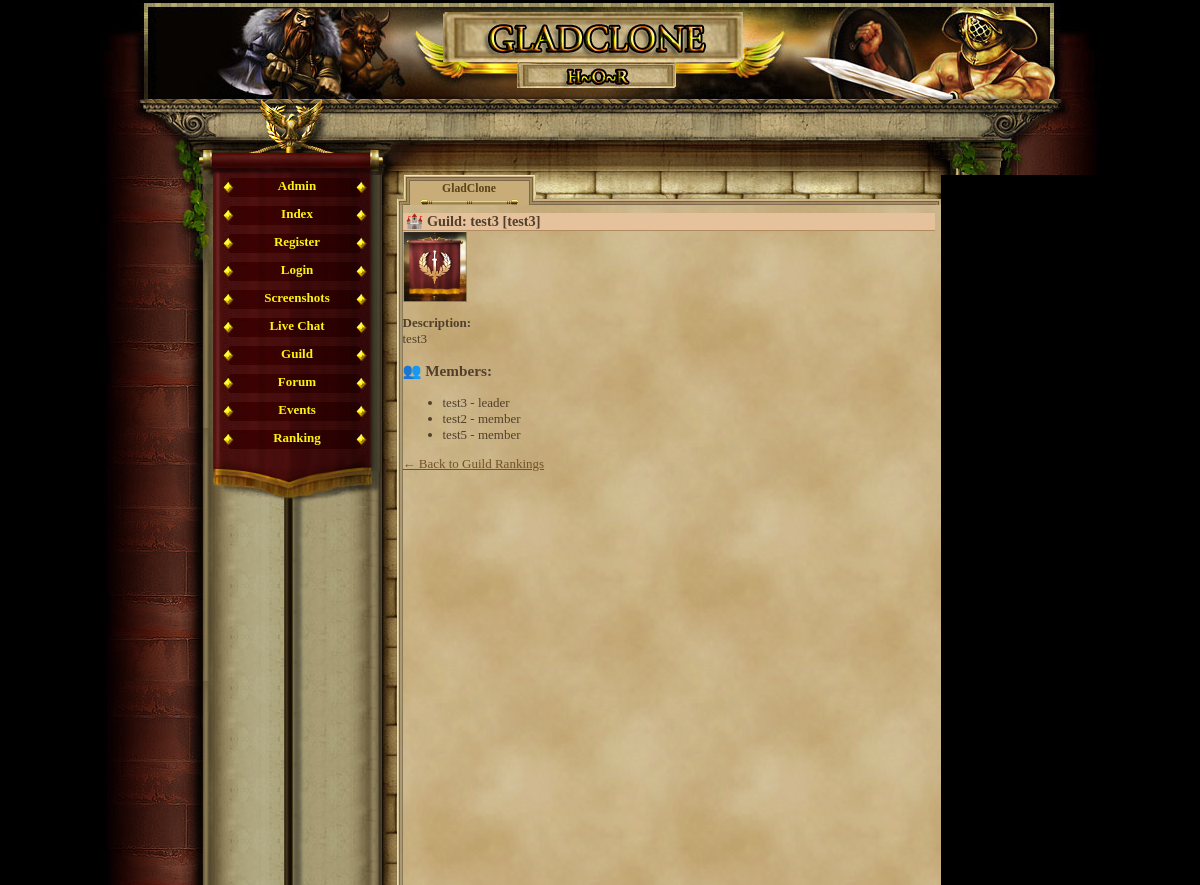
Page /guild_view.php?id=3 on the earlier database version.
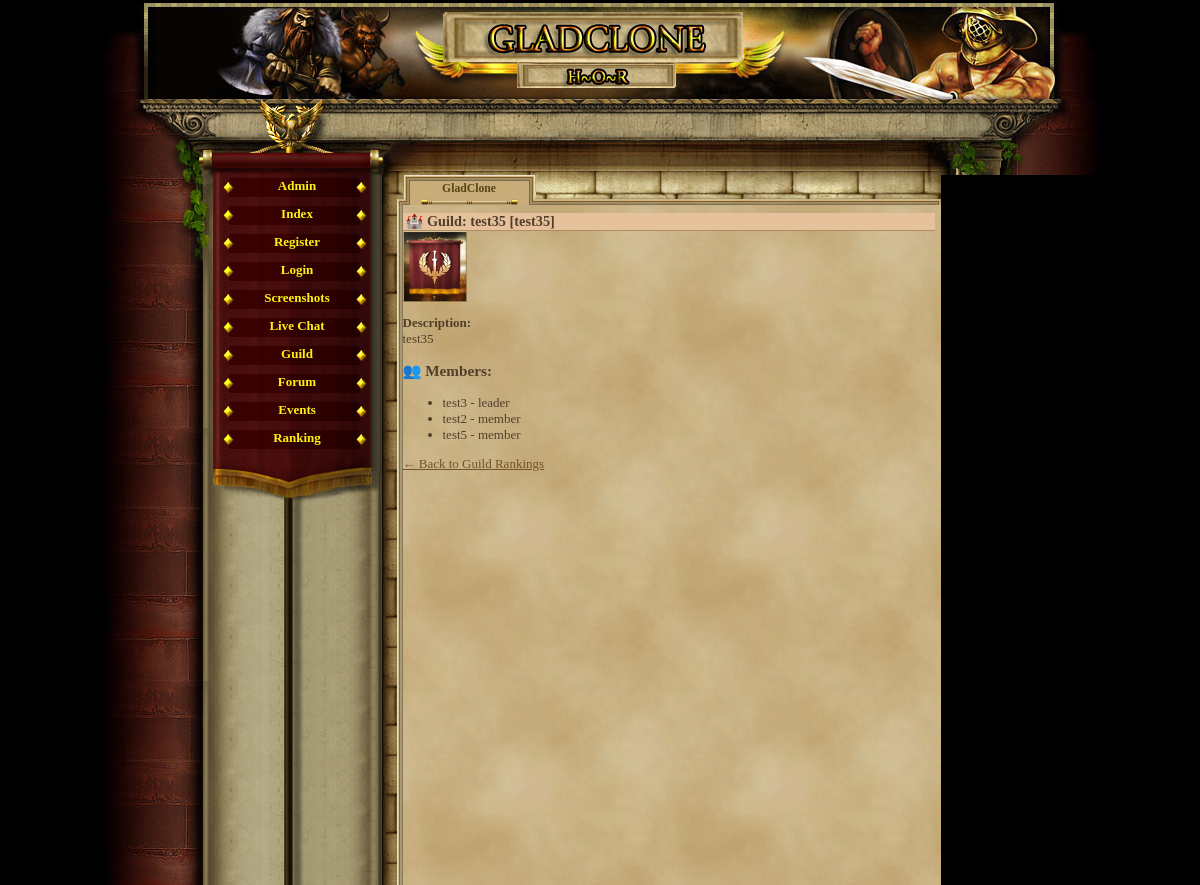
Same page on the later database version.
### tables this page shows
CREATE TABLE `guilds` (
  `id` int(11) NOT NULL AUTO_INCREMENT,
  `name` varchar(50) NOT NULL,
  `tag` varchar(10) NOT NULL,
  `description` text,
  `created_at` datetime DEFAULT CURRENT_TIMESTAMP,
  `flag` varchar(100) DEFAULT NULL,
  PRIMARY KEY (`id`),
  UNIQUE KEY `tag` (`tag`)
);

CREATE TABLE `guild_members` (
  `id` int(11) NOT NULL AUTO_INCREMENT,
  `guild_id` int(11) NOT NULL,
  `player_id` int(11) NOT NULL,
  `role` enum('leader','officer','member') DEFAULT 'member',
  `joined_at` datetime DEFAULT CURRENT_TIMESTAMP,
  PRIMARY KEY (`id`),
  KEY `guild_id` (`guild_id`),
  KEY `player_id` (`player_id`),
  CONSTRAINT `guild_members_ibfk_1` FOREIGN KEY (`guild_id`) REFERENCES `guilds` (`id`) ON DELETE CASCADE,
  CONSTRAINT `guild_members_ibfk_2` FOREIGN KEY (`player_id`) REFERENCES `gracze` (`id`) ON DELETE CASCADE
);

CREATE TABLE `gracze` (
  `id` int(11) NOT NULL AUTO_INCREMENT,
  `gracz` int(11) NOT NULL DEFAULT '0',
  `login` varchar(24) NOT NULL,
  `haslo` varchar(40) NOT NULL,
  `email` varchar(40) NOT NULL,
  `plec` tinyint(4) NOT NULL DEFAULT '0',
  `avatar` tinyint(4) NOT NULL DEFAULT '1',
  `pregunta` text NOT NULL,
  `respuesta` text NOT NULL,
  `rank` int(1) NOT NULL DEFAULT '1',
  `nivel` int(1) NOT NULL DEFAULT '1',
  `exp` int(1) NOT NULL DEFAULT '0',
  `exp_max` int(1) NOT NULL DEFAULT '10',
  `honor` int(1) NOT NULL DEFAULT '0',
  `fama` int(1) NOT NULL DEFAULT '0',
  `victorias` int(1) NOT NULL DEFAULT '0',
  `perdidas` int(1) NOT NULL DEFAULT '0',
  `oro_robado` int(1) NOT NULL DEFAULT '0',
  `oro_perdido` int(1) NOT NULL DEFAULT '0',
  `atak` int(5) NOT NULL DEFAULT '0',
  `obrona` int(3) NOT NULL DEFAULT '0',
  `sila` int(1) NOT NULL DEFAULT '5',
  `sila_i` int(1) NOT NULL DEFAULT '0',
  `sila_max` int(1) NOT NULL DEFAULT '10',
  `zrecznosc` int(1) NOT NULL DEFAULT '5',
  `zrecznosc_i` int(1) NOT NULL DEFAULT '0',
  `zrecznosc_max` int(1) NOT NULL DEFAULT '10',
  `wyrzymalosc` int(1) NOT NULL DEFAULT '5',
  `wyrzymalosc_i` int(1) NOT NULL DEFAULT '0',
  `wyrzymalosc_max` int(1) NOT NULL DEFAULT '10',
  `constitucion` int(1) NOT NULL DEFAULT '5',
  `constitucion_i` int(1) NOT NULL DEFAULT '0',
  `constitucion_max` int(1) NOT NULL DEFAULT '10',
  `carisma` int(1) NOT NULL DEFAULT '5',
  `carisma_i` int(1) NOT NULL DEFAULT '0',
  `carisma_max` int(1) NOT NULL DEFAULT '10',
  `inteligencja` int(1) NOT NULL DEFAULT '5',
  `inteligencja_i` int(1) NOT NULL DEFAULT '0',
  `inteligencja_max` int(1) NOT NULL DEFAULT '10',
  `mdchance` int(1) NOT NULL DEFAULT '0',
  `dhchance` int(1) NOT NULL DEFAULT '0',
  `ctchance` int(1) NOT NULL DEFAULT '0',
  `zycie` int(100) NOT NULL DEFAULT '100',
  `zycie_max` int(100) NOT NULL DEFAULT '100',
  `obrazenia_min` int(1) NOT NULL DEFAULT '0',
  `obrazenia_max` int(3) NOT NULL DEFAULT '2',
  `zloto` int(100) NOT NULL DEFAULT '150',
  `zloto_skarbiec` int(11) NOT NULL,
  `punkty` int(11) NOT NULL,
  `pracuje` int(11) NOT NULL,
  `ostatnia_walka_pvp` int(11) NOT NULL,
  `ostatnia_walka_pvc` int(11) NOT NULL,
  `ostatnio_zregenerowano` int(11) NOT NULL,
  `titulo` varchar(24) NOT NULL DEFAULT 'Newbie',
  `arena_level` int(11) NOT NULL,
  `rubies` int(11) NOT NULL DEFAULT '0',
  `centurion_time` int(11) NOT NULL,
  `reportes` int(1) NOT NULL DEFAULT '0',
  `mensajes` int(1) NOT NULL DEFAULT '0',
  `noticias` int(1) NOT NULL DEFAULT '0',
  `bendicion1_type` int(11) NOT NULL,
  `bendicion1_time` int(11) NOT NULL,
  `bendicion2_type` int(11) NOT NULL,
  `bendicion2_time` int(11) NOT NULL,
  `bendicion3_type` int(11) NOT NULL,
  `bendicion3_time` int(11) NOT NULL,
  `bendicion4_type` int(11) NOT NULL,
  `bendicion4_time` int(11) NOT NULL,
  `ostatnia_aktywnosc` int(11) NOT NULL DEFAULT '0',
  `username_locked` tinyint(1) NOT NULL DEFAULT '0',
  `lock_login` tinyint(1) NOT NULL DEFAULT '0',
  `is_admin` tinyint(1) NOT NULL DEFAULT '0',
  `title` varchar(100) DEFAULT NULL,
  PRIMARY KEY (`id`),
  UNIQUE KEY `login` (`login`)
);

### guild_view.php (the view, shortened to what this page needs)
<?php
require_once('var/ustawienia.php');
require_once('gora_strony.php');
require_once('menu_l.php');
$guild_id = isset($_GET['id']) ? (int)$_GET['id'] : 0;
$stmt = $conn->prepare("SELECT * FROM guilds WHERE id = ?");
$stmt->bind_param("i", $guild_id);
$stmt->execute();
$guild = $stmt->get_result()->fetch_assoc();
?>
<h2>🏰 Guild: <?= htmlspecialchars($guild['name']) ?> [<?= htmlspecialchars($guild['tag']) ?>]</h2>
<?php if (!empty($guild['flag'])): ?>
    <img src="images/guild/flags/<?= htmlspecialchars($guild['flag']) ?>" width="64" alt="Flag"><br>
<?php endif; ?>
<p><strong>Description:</strong><br><?= nl2br(htmlspecialchars($guild['description'])) ?></p>
<h3>👥 Members:</h3>
<ul>
<?php
$members = $conn->query("
    SELECT g.login, gm.role
    FROM guild_members gm
    JOIN gracze g ON gm.player_id = g.id
    WHERE gm.guild_id = $guild_id
    ORDER BY gm.role = 'leader' DESC, g.login
");
while ($m = $members->fetch_assoc()):
?>
    <li><?= htmlspecialchars($m['login']) ?> - <?= $m['role'] ?></li>
<?php endwhile; ?>
</ul>
<a href="guild_rankings.php">← Back to Guild Rankings</a>

### gora_strony.php (shortened to what this page needs)
<html>
	<head>
				<link href="game_05.css" rel="stylesheet" type="text/css" media="screen" />				<style type=text/css></style>
	</head>
<body ><div id="container">
	<div id="header"></div>
	<div id="charvalues_leer">
		<div style="position:relative; left:380px; top:22px; width:500px; height:45px;">
			<div style="position:absolute; width:150px; height:45px; left:0px; top:0px;">
			</div>
			<div style="position:absolute; width:150px; height:45px; left:153px;">
			</div>
			<div style="position:absolute; width:150px; height:45px; left:298px;">
			</div>
		</div>
	</div>
	<div id="main">
		<table cellspacing="0" cellpadding="0" height="100%" border="0">
			<tr height="100%">
				<td height="100%" valign="top" id="leftblock_middle">
					<div id="leftblock_top"></div>
				</td>

### menu_l.php
<?php
         if(empty($_SESSION['user'])){
             echo '
              <td valign="top" id="mainmenu">
                <a class = "menuitem_aktive" href="admin_panel.php" title="Index" target="_self">Admin</a>
                 <a class = "menuitem_aktive" href="index.php" title="Index" target="_self">Index</a>
                 <a class = "menuitem_aktive" href="rejestracja.php" title="Register" target="_self">Register</a>
                 <a class = "menuitem_aktive" href="logowanie.php" title="Login" target="_self">Login</a>
                 <a class = "menuitem_aktive" href="screenshot.php" title="Screenshots" target="_self">Screenshots</a>
				 <a class = "menuitem_aktive" href="chatbox.php" title="Live Chat" target="_self">Live Chat</a>
				 <a class = "menuitem_aktive" href="guild.php" title="Guild" target="_self">Guild</a>
                 <a class = "menuitem_aktive" href="forum.php" title="Forum" target="_self">Forum</a>
                 <a class = "menuitem_aktive" href="event_portal.php" title="Events" target="_self">Events</a>
                 <a class = "menuitem_aktive" href="ranking2.php" title="Ranking" target="_self">Ranking</a>
             ';
         } else {
             echo '              <td valign="top" id="mainmenu">
                 <a class = "menuitem_aktive" href="konto.php" title="User" target="_self">User</a>
			 ';
         }
        ?>
          	<div id="menufooter"></div>
				</td>
				<td id="contentBox" valign="top">
					<table cellspacing="0" cellpadding="0" height="100%" width="100%" border="0">
						<tr style="height:30px;">
							<td id="corner1"></td>
							<td><div class="tab_aktive" ><span>GladClone</span></div>
							<div class="tab_empty" style="background-image:url(img/interface/reiter_c2.jpg);"></div>
							<div class="tab_empty" style="background-image:url(img/interface/reiter_c3.jpg);"></div>
						      <div class="tab_empty" style="background-image:url(img/interface/reiter_c4.jpg);"></div></td>
							<td id="corner2"></td>
						</tr>
						<tr style="height:100%;">
							<td class="border_left"></td>
							<td id="content">

### game_05.css (style rules this page uses)
body, html { margin: 0; padding: 0; font-family:"Palatino Linotype", "Times New Roman", Times, serif; text-align: center; color: #513F2C; background-color: #000; font-size:16px; }
table { font-size:13px; }
h2 { text-align:left; border-bottom:1px solid #b28b60; color:#513F2C; background-color:#e6c29c; margin:8px 0px 0px 0px; padding-left:3px; font-size:1.1em; }
#container { margin: auto; width: 999px; height: 100%; text-align: left; }
#header { margin-top:3px; height: 96px; background-image:url(img/interface/header.jpg); }
#charvalues_leer { height: 76px; background-image:url(img/interface/statusbalken_leer.jpg); }
#main { width: 999px; height:710px; text-align: left; }
a { -moz-user-focus: none; -moz-outline: none; outline: none; }
#leftblock_top { background-image:url(img/interface/pflanze_l.jpg); width:112px; height:135px; }
#leftblock_middle { width:112px; background-image:url(img/interface/bg_l_b.jpg); background-repeat: repeat-y; }
#mainmenu { background-image:url(img/interface/wand_bg_2.jpg); background-repeat:repeat-y; height:100%; }
.menuitem_aktive { display:block; text-align:center; background-image:url(img/interface/navi_b.jpg); width:169px; height:25px; color: #FAF311; text-decoration: none; padding-top:3px; font-weight:bold; }
#menufooter { background-image:url(img/interface/navi_abschluss.jpg); width:169px; height:51px; }
#contentBox { width:559px; height:100%; background-image:url(img/interface/papierus.jpg); background-repeat:repeat; }
#content { height:560px; vertical-align:top; }
#content a { color:#735227; }
#corner1 { background-image:url(img/interface/papier_ecke_l.jpg); width:21px; height:30px; }
#corner2 { background-image:url(img/interface/papier_ecke_r.jpg); width:6px; height:30px; }
.border_left { background-image:url(img/interface/papier_rahmen_l.jpg); background-repeat:repeat-y; }
.tab_empty { text-align:center; float:left; background-position:top left; background-repeat:no-repeat; height: 30px; width: 133px; }
.tab_aktive { text-align:center; float:left; background-image:url(img/interface/reiter_a.jpg); background-position:top left; background-repeat:no-repeat; height: 30px; width: 133px; }
.tab_aktive span { position: relative; top:7px; color: #5A4317; font-size:0.9em; text-decoration: none; font-weight:bold; }

Differences in the rows shown:
changed guilds: name "test3" → "test35"; tag "test3" → "test35"; description "test3" → "test35"
